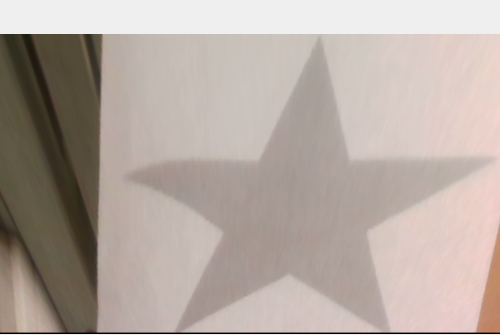
#> input picture vision/vision/test.png, 500 x 335 px, found by its file name
$ python orb_test.py
#> lines starting #> are read from the running program, lines starting #| are printed output that depends on the picture
#! /usr/bin/env python3
# -*- coding:utf-8 -*-

import cv2
import numpy as np
from matplotlib import pyplot as plt
img1 = cv2.imread("/home/ingyu/ros2_ws/src/wcrc/vision/vision/test.png",0)
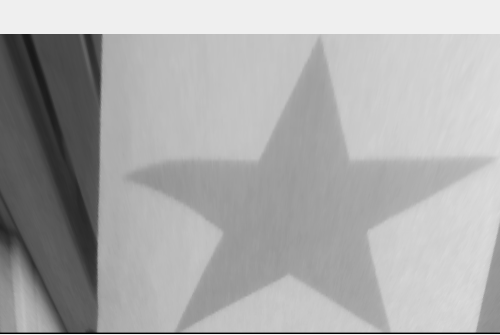
#> img1: shape (335, 500); min 0, max 239, mean 171.5
img2 = cv2.imread('/home/ingyu/ros2_ws/src/wcrc/vision/vision/images/star.png',0)
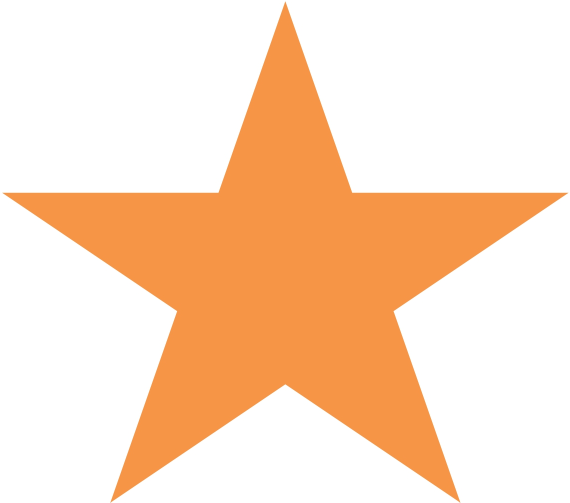
#> input picture vision/vision/images/star.png, 1139 x 1005 px, found by its file name (shown at 1/2 size)
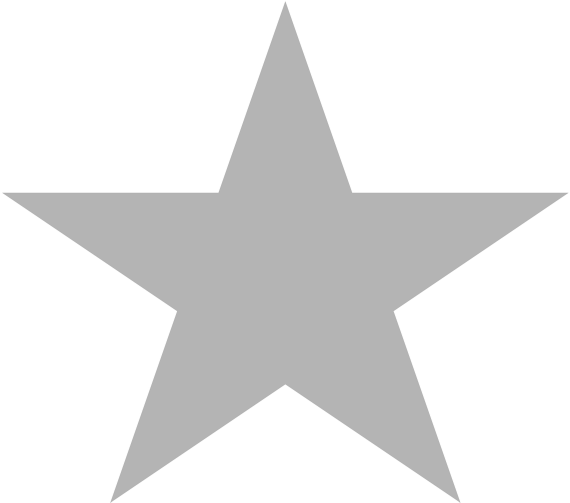
#> img2: shape (1005, 1139) (shown at 1/2 size); min 172, max 255, mean 230.7
orb = cv2.ORB_create()
kp1, des1 = orb.detectAndCompute(img1,None)
#> kp1 = 4 keypoints; (x, y, size): (100, 34, 31), (84, 34, 31), (77, 34, 31), (89, 34, 31)
kp2, des2 = orb.detectAndCompute(img2,None)
#> kp2 = 38 keypoints; strongest (x, y, size): (788, 622, 31), (352, 623, 37.2), (353, 622, 31), (351, 622, 44.6)
bf = cv2.BFMatcher(cv2.NORM_HAMMING, crossCheck=True)
matches = bf.match(des1,des2)
#> matches = 2 matches
match_score = sum([match.distance for match in matches]) / len(matches)
#> match_score = 114.5
matches = sorted(matches, key = lambda x:x.distance)
print(match_score)
#| 114.5
img3 = cv2.drawMatches(img1,kp1,img2,kp2,matches[:10],None,flags=2)
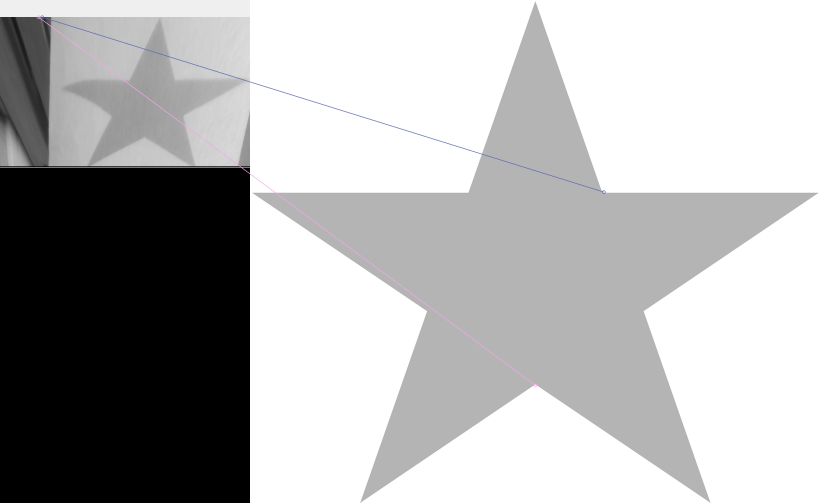
#> img3: shape (1005, 1639, 3) (shown at 1/2 size); mean of channels 0, 1, 2 177.8, 177.6, 177.7; drawn as B, G, R
plt.imshow(img3),plt.show()
